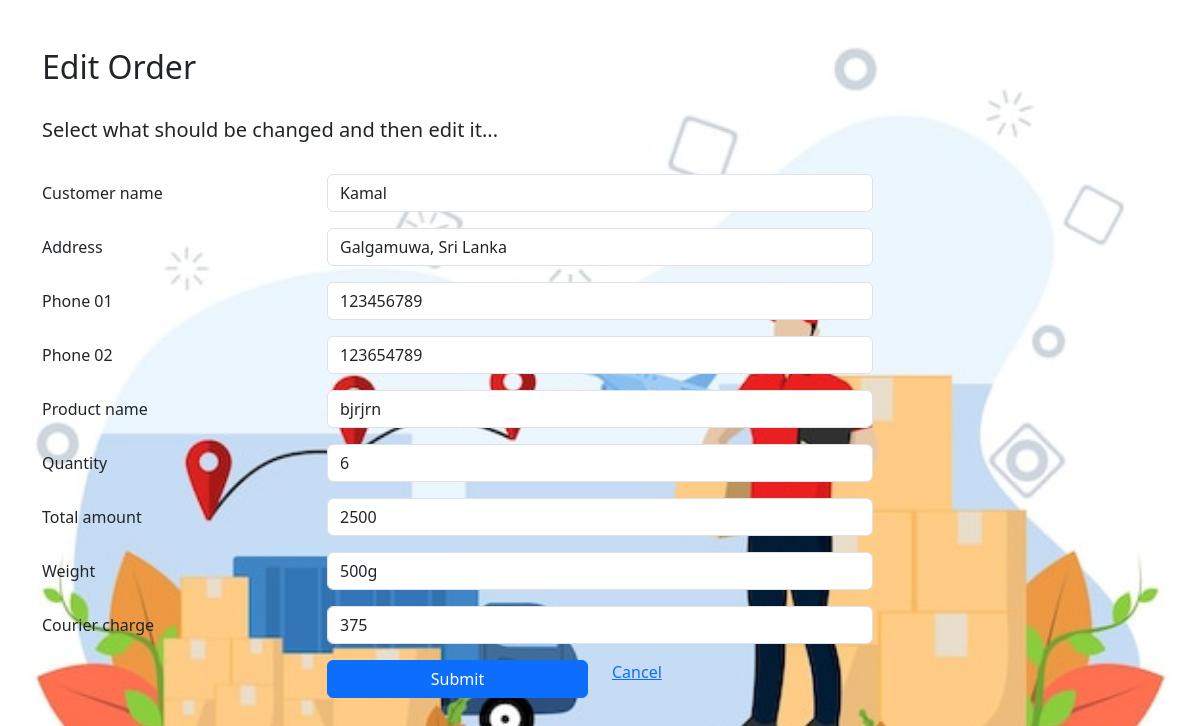
The page /edit.php?id=1 on the database its author committed.
### tables this page shows
CREATE TABLE `orders` (
  `id` int(11) NOT NULL,
  `customer_name` varchar(150) NOT NULL,
  `address` varchar(200) NOT NULL,
  `phone_01` varchar(10) DEFAULT NULL,
  `phone_02` varchar(10) DEFAULT NULL,
  `product_name` varchar(200) DEFAULT NULL,
  `quantity` varchar(100) DEFAULT NULL,
  `total_amount` int(255) DEFAULT NULL,
  `weight` varchar(20) DEFAULT NULL,
  `courier_charge` int(255) DEFAULT NULL,
  `created_at` datetime NOT NULL DEFAULT current_timestamp()
);

### edit.php (the view, shortened to what this page needs)
<?php
$servername = "localhost";
$username = "root";
$password = "";
$database = "courier";
$connection = new mysqli($servername, $username, $password, $database);
$customer_name="";
$address="";
$phone_01="";
$phone_02="";
$product_name="";
$quantity="";
$total_amount="";
$weight="";
$courier_charge="";
if ( $_SERVER['REQUEST_METHOD'] == 'GET') {
$id = $_GET["id"];
$sql = "SELECT * FROM orders WHERE id=$id";
$result = $connection->query($sql);
$row = $result->fetch_assoc();
    $customer_name= $row["customer_name"];
    $address= $row["address"];
    $phone_01= $row["phone_01"];
    $phone_02= $row["phone_02"];
    $product_name= $row["product_name"];
    $quantity= $row["quantity"];
    $total_amount= $row["total_amount"];
    $weight= $row["weight"];
    $courier_charge= $row["courier_charge"];
}
?>
<!DOCTYPE html>
<html lang="en">
<head>
    <link rel="stylesheet" href="https://cdn.jsdelivr.net/npm/bootstrap@5.3.2/dist/css/bootstrap.min.css">
</head>
<body>
    <div class="container my-5">
        <h2>Edit Order</h2><br>
        <h5>Select what should be changed and then edit it...</h5><br>
        <form method="post">
            <div class="row mb-3">
                <label class="col-sm-3 col-form-label">Customer name</label>
                <div class="col-sm-6">
                    <input type="text" class="form-control" name="customer_name" value="<?php echo $customer_name;?>">
                </div>
            </div>
            <div class="row mb-3">
                <label class="col-sm-3 col-form-label">Address</label>
                <div class="col-sm-6">
                    <input type="text" class="form-control" name="address" value="<?php echo $address;?>">
                </div>
            </div>
            <div class="row mb-3">
                <label class="col-sm-3 col-form-label">Phone 01</label>
                <div class="col-sm-6">
                    <input type="text" class="form-control" name="phone_01" value="<?php echo $phone_01;?>">
                </div>
            </div>
            <div class="row mb-3">
                <label class="col-sm-3 col-form-label">Phone 02</label>
                <div class="col-sm-6">
                    <input type="text" class="form-control" name="phone_02" value="<?php echo $phone_02;?>">
                </div>
            </div>
            <div class="row mb-3">
                <label class="col-sm-3 col-form-label">Product name</label>
                <div class="col-sm-6">
                    <input type="text" class="form-control" name="product_name" value="<?php echo $product_name;?>">
                </div>
            </div>
            <div class="row mb-3">
                <label class="col-sm-3 col-form-label">Quantity</label>
                <div class="col-sm-6">
                    <input type="text" class="form-control" name="quantity" value="<?php echo $quantity;?>">
                </div>
            </div>
            <div class="row mb-3">
                <label class="col-sm-3 col-form-label">Total amount</label>
                <div class="col-sm-6">
                    <input type="text" class="form-control" name="total_amount" value="<?php echo $total_amount;?>">
                </div>
            </div>
            <div class="row mb-3">
                <label class="col-sm-3 col-form-label">Weight</label>
                <div class="col-sm-6">
                    <input type="text" class="form-control" name="weight" value="<?php echo $weight;?>">
                </div>
            </div>
            <div class="row mb-3">
                <label class="col-sm-3 col-form-label">Courier charge</label>
                <div class="col-sm-6">
                    <input type="text" class="form-control" name="courier_charge" value="<?php echo $courier_charge;?>">
                </div>
            </div>
            <div class="row mb-3">
                <div class="offset-sm-3 col-sm-3 d-grid">
                    <button type="submit" class="btn btn-primary"> Submit</button>
                </div>
                <div class="col-sm-6 d-grid">
                    <a type="btn btn-outline-primary" href="/courier/index.php" role="button">Cancel</a>
                </div>
            </div>
        </form>
    </div>
</body>
</html>

### edit.php (style rules this page uses)
body { background-image: url('pictures/courierpics01.jpeg'); background-repeat: no-repeat; background-attachment: fixed; background-size: cover; }

### rows shown on the page
orders: customer_name "Kamal", address "Galgamuwa, Sri Lanka", phone_01 "123456789", phone_02 "123654789", product_name "bjrjrn", quantity "6", total_amount "2500", weight "500g", courier_charge "375"
